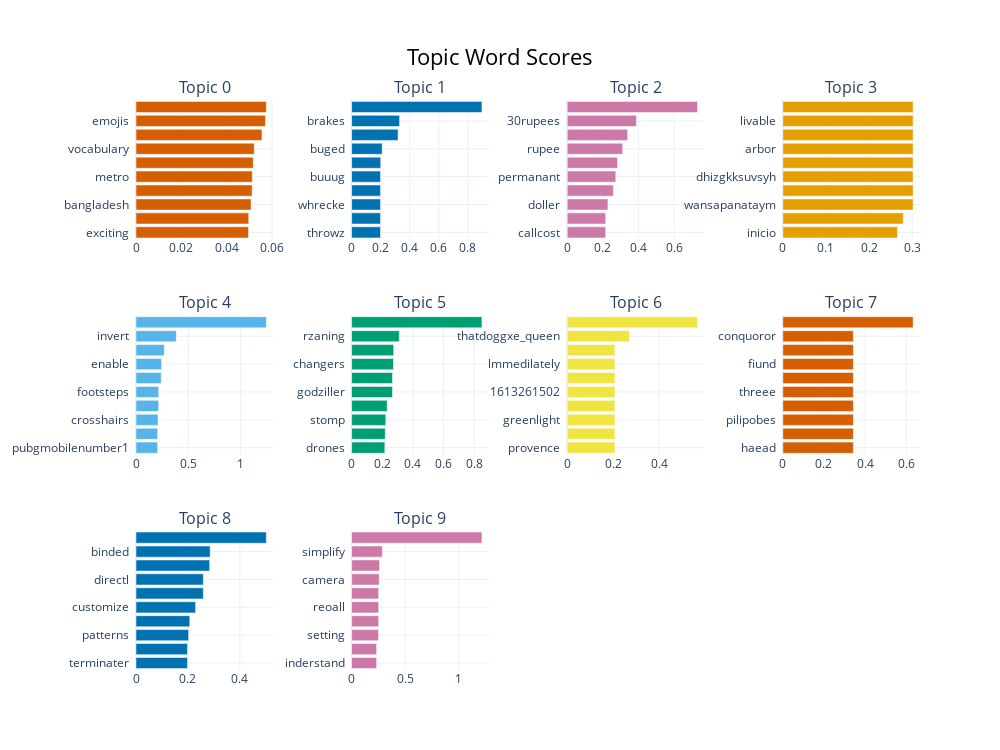

Here is the notebook cell this chart was saved with:
### Code cell
topic_model.visualize_barchart(top_n_topics = 10, n_words = 10)
# some topics has non-meaningfull keywords

### Figure 1 — Plotly figure (JSON) as saved in the notebook; plotly's stock layout.template omitted (floating-point values rounded to 4 significant figures)
{"data": [{"marker": {"color": "#D55E00"}, "orientation": "h", "type": "bar", "x": [0.04966, 0.04974, 0.05075, 0.05123, 0.05132, 0.05172, 0.05216, 0.05557, 0.0571, 0.0575], "xaxis": "x", "y": ["exciting  ", "stress  ", "bangladesh  ", "zombie  ", "metro  ", "offline  ", "vocabulary  ", "aquarium  ", "emojis  ", "solitaire  "], "yaxis": "y"}, {"marker": {"color": "#0072B2"}, "orientation": "h", "type": "bar", "x": [0.1987, 0.1987, 0.1987, 0.1987, 0.1987, 0.2001, 0.2104, 0.3197, 0.3304, 0.897], "xaxis": "x2", "y": ["throwz  ", "justnormal  ", "whrecke  ", "plsssssssssssssssssss  ", "buuug  ", "meelee  ", "buged  ", "karambits  ", "brakes  ", "shipwreck  "], "yaxis": "y2"}, {"marker": {"color": "#CC79A7"}, "orientation": "h", "type": "bar", "x": [0.2161, 0.2161, 0.2288, 0.2594, 0.2728, 0.2825, 0.3116, 0.3395, 0.3887, 0.7319], "xaxis": "x3", "y": ["callcost  ", "evente  ", "doller  ", "purchaseing  ", "permanant  ", "696337117  ", "rupee  ", "special  ", "30rupees  ", "airdrops  "], "yaxis": "y3"}, {"marker": {"color": "#E69F00"}, "orientation": "h", "type": "bar", "x": [0.266, 0.2793, 0.3022, 0.3022, 0.3022, 0.3022, 0.3022, 0.3022, 0.3022, 0.3022], "xaxis": "x4", "y": ["inicio  ", "xxxxxxxxxxxxxxxxxxxxxxxxxxxxx  ", "wansapanataym  ", "waooooh  ", "dhizgkksuvsyh  ", "orgasmic  ", "arbor  ", "magands  ", "livable  ", "mailings  "], "yaxis": "y4"}, {"marker": {"color": "#56B4E9"}, "orientation": "h", "type": "bar", "x": [0.2067, 0.2067, 0.2105, 0.2161, 0.2169, 0.2409, 0.2448, 0.2704, 0.3852, 1.245], "xaxis": "x5", "y": ["pubgmobilenumber1  ", "delayy  ", "crosshairs  ", "samsung  ", "footsteps  ", "unavailability  ", "enable  ", "sensitivity  ", "invert  ", "gyroscope  "], "yaxis": "y5"}, {"marker": {"color": "#009E73"}, "orientation": "h", "type": "bar", "x": [0.217, 0.22, 0.2233, 0.2324, 0.267, 0.267, 0.2735, 0.275, 0.3113, 0.8514], "xaxis": "x6", "y": ["drones  ", "complained  ", "stomp  ", "platnum  ", "godziller  ", "haaaappy  ", "changers  ", "paint  ", "rzaning  ", "titan  "], "yaxis": "y6"}, {"marker": {"color": "#F0E442"}, "orientation": "h", "type": "bar", "x": [0.2077, 0.2077, 0.2077, 0.2077, 0.2077, 0.2077, 0.2077, 0.2077, 0.2715, 0.5675], "xaxis": "x7", "y": ["provence  ", "greatbut  ", "greenlight  ", "md514ll  ", "1613261502  ", "ciash  ", "lmmedilately  ", "meowww44plays  ", "thatdoggxe_queen  ", "replays  "], "yaxis": "y7"}, {"marker": {"color": "#D55E00"}, "orientation": "h", "type": "bar", "x": [0.3431, 0.3431, 0.3431, 0.3431, 0.3431, 0.3431, 0.3431, 0.3431, 0.3431, 0.634], "xaxis": "x8", "y": ["haead  ", "boyfreind  ", "pilipobes  ", "qotaq  ", "threee  ", "conditional  ", "fiund  ", "scoripn  ", "conquoror  ", "ganes  "], "yaxis": "y8"}, {"marker": {"color": "#0072B2"}, "orientation": "h", "type": "bar", "x": [0.1983, 0.1983, 0.2026, 0.2071, 0.2297, 0.2592, 0.2592, 0.2836, 0.2856, 0.502], "xaxis": "x9", "y": ["terminater  ", "snitching  ", "patterns  ", "retrieving  ", "customize  ", "descripe  ", "directl  ", "facebook  ", "binded  ", "avatars  "], "yaxis": "y9"}, {"marker": {"color": "#CC79A7"}, "orientation": "h", "type": "bar", "x": [0.2337, 0.2337, 0.2516, 0.2528, 0.2528, 0.2528, 0.2578, 0.2606, 0.2876, 1.218], "xaxis": "x10", "y": ["inderstand  ", "accelerate  ", "setting  ", "tampered  ", "reoall  ", "owessom  ", "camera  ", "import  ", "simplify  ", "sensitivity  "], "yaxis": "y10"}], "layout": {"annotations": [{"font": {"size": 16}, "showarrow": false, "text": "Topic 0", "x": 0.0875, "xanchor": "center", "xref": "paper", "y": 1, "yanchor": "bottom", "yref": "paper"}, {"font": {"size": 16}, "showarrow": false, "text": "Topic 1", "x": 0.3625, "xanchor": "center", "xref": "paper", "y": 1, "yanchor": "bottom", "yref": "paper"}, {"font": {"size": 16}, "showarrow": false, "text": "Topic 2", "x": 0.6375, "xanchor": "center", "xref": "paper", "y": 1, "yanchor": "bottom", "yref": "paper"}, {"font": {"size": 16}, "showarrow": false, "text": "Topic 3", "x": 0.9125, "xanchor": "center", "xref": "paper", "y": 1, "yanchor": "bottom", "yref": "paper"}, {"font": {"size": 16}, "showarrow": false, "text": "Topic 4", "x": 0.0875, "xanchor": "center", "xref": "paper", "y": 0.6222, "yanchor": "bottom", "yref": "paper"}, {"font": {"size": 16}, "showarrow": false, "text": "Topic 5", "x": 0.3625, "xanchor": "center", "xref": "paper", "y": 0.6222, "yanchor": "bottom", "yref": "paper"}, {"font": {"size": 16}, "showarrow": false, "text": "Topic 6", "x": 0.6375, "xanchor": "center", "xref": "paper", "y": 0.6222, "yanchor": "bottom", "yref": "paper"}, {"font": {"size": 16}, "showarrow": false, "text": "Topic 7", "x": 0.9125, "xanchor": "center", "xref": "paper", "y": 0.6222, "yanchor": "bottom", "yref": "paper"}, {"font": {"size": 16}, "showarrow": false, "text": "Topic 8", "x": 0.0875, "xanchor": "center", "xref": "paper", "y": 0.2444, "yanchor": "bottom", "yref": "paper"}, {"font": {"size": 16}, "showarrow": false, "text": "Topic 9", "x": 0.3625, "xanchor": "center", "xref": "paper", "y": 0.2444, "yanchor": "bottom", "yref": "paper"}], "height": 750, "hoverlabel": {"bgcolor": "white", "font": {"family": "Rockwell", "size": 16}}, "showlegend": false, "title": {"font": {"color": "Black", "size": 22}, "text": "Topic Word Scores", "x": 0.5, "xanchor": "center", "yanchor": "top"}, "width": 1000, "xaxis": {"anchor": "y", "domain": [0, 0.175], "showgrid": true}, "xaxis10": {"anchor": "y10", "domain": [0.275, 0.45], "showgrid": true}, "xaxis11": {"anchor": "y11", "domain": [0.55, 0.725], "showgrid": true}, "xaxis12": {"anchor": "y12", "domain": [0.825, 1], "showgrid": true}, "xaxis2": {"anchor": "y2", "domain": [0.275, 0.45], "showgrid": true}, "xaxis3": {"anchor": "y3", "domain": [0.55, 0.725], "showgrid": true}, "xaxis4": {"anchor": "y4", "domain": [0.825, 1], "showgrid": true}, "xaxis5": {"anchor": "y5", "domain": [0, 0.175], "showgrid": true}, "xaxis6": {"anchor": "y6", "domain": [0.275, 0.45], "showgrid": true}, "xaxis7": {"anchor": "y7", "domain": [0.55, 0.725], "showgrid": true}, "xaxis8": {"anchor": "y8", "domain": [0.825, 1], "showgrid": true}, "xaxis9": {"anchor": "y9", "domain": [0, 0.175], "showgrid": true}, "yaxis": {"anchor": "x", "domain": [0.7556, 1], "showgrid": true}, "yaxis10": {"anchor": "x10", "domain": [0, 0.2444], "showgrid": true}, "yaxis11": {"anchor": "x11", "domain": [0, 0.2444], "showgrid": true}, "yaxis12": {"anchor": "x12", "domain": [0, 0.2444], "showgrid": true}, "yaxis2": {"anchor": "x2", "domain": [0.7556, 1], "showgrid": true}, "yaxis3": {"anchor": "x3", "domain": [0.7556, 1], "showgrid": true}, "yaxis4": {"anchor": "x4", "domain": [0.7556, 1], "showgrid": true}, "yaxis5": {"anchor": "x5", "domain": [0.3778, 0.6222], "showgrid": true}, "yaxis6": {"anchor": "x6", "domain": [0.3778, 0.6222], "showgrid": true}, "yaxis7": {"anchor": "x7", "domain": [0.3778, 0.6222], "showgrid": true}, "yaxis8": {"anchor": "x8", "domain": [0.3778, 0.6222], "showgrid": true}, "yaxis9": {"anchor": "x9", "domain": [0, 0.2444], "showgrid": true}}}
